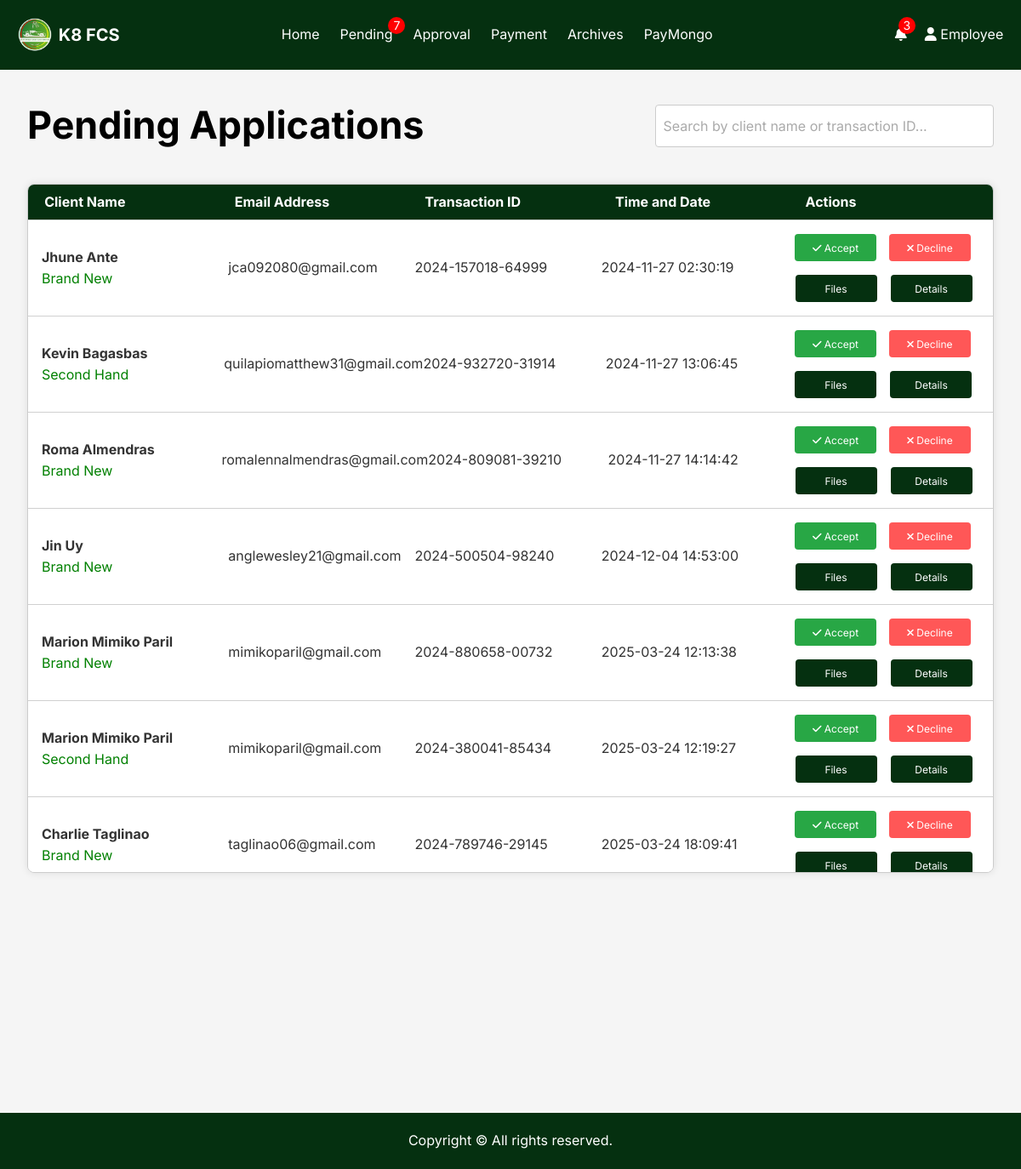
Page /employeeside/pendingAppointment.php (signed in) on the earlier database version.
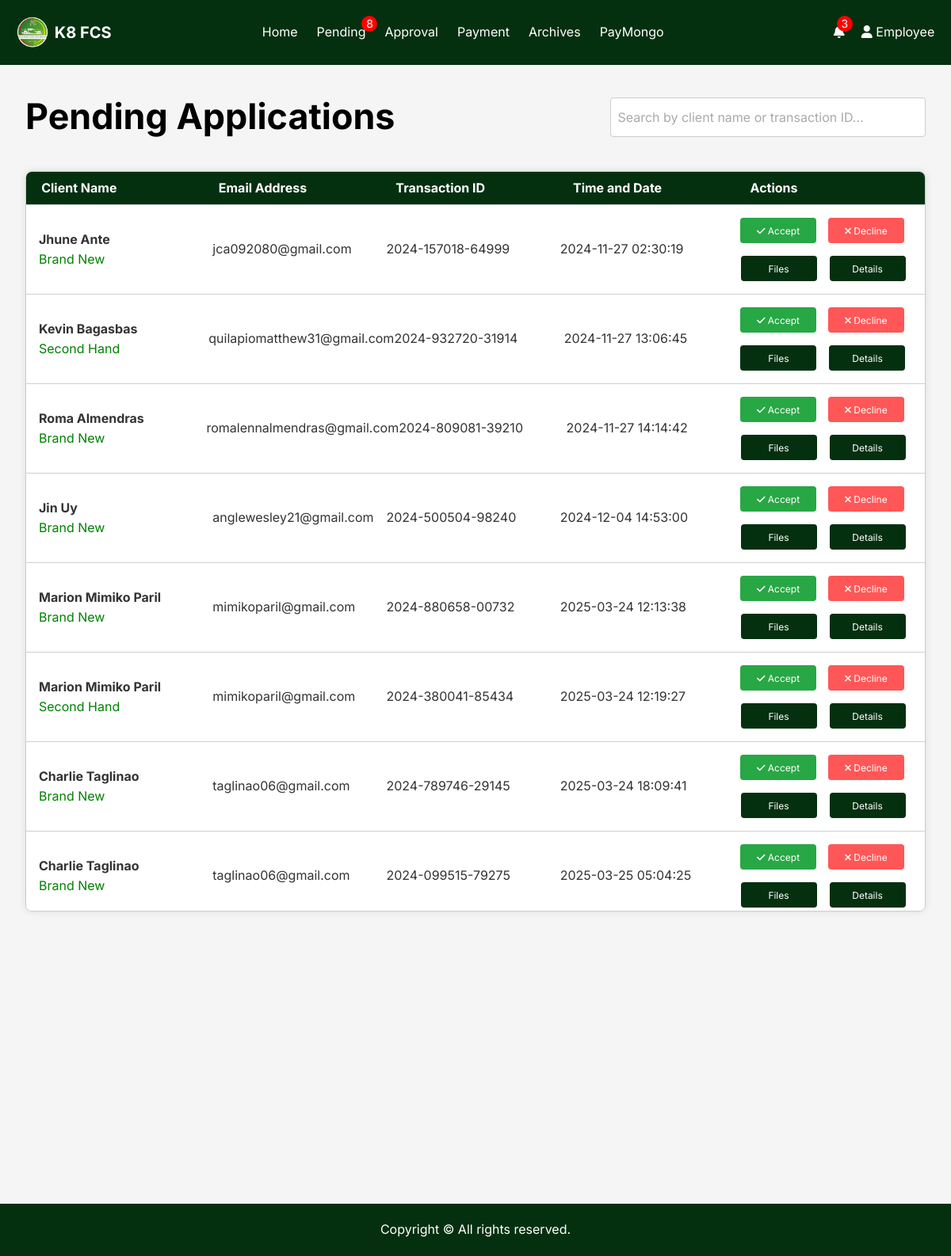
Same page on the later database version.
### tables this page shows
CREATE TABLE `appointments` (
  `id` int(11) NOT NULL,
  `clientname` varchar(255) DEFAULT NULL,
  `transaction_id` varchar(255) DEFAULT NULL,
  `email` varchar(255) DEFAULT NULL,
  `status` varchar(255) NOT NULL DEFAULT 'Processing',
  `decline_at` varchar(155) DEFAULT NULL,
  `recieve_at` timestamp NULL DEFAULT current_timestamp(),
  `approve_at` timestamp NULL DEFAULT NULL,
  `accepted_at` timestamp NULL DEFAULT NULL,
  `form_type` varchar(50) DEFAULT NULL,
  `payment_description` varchar(255) DEFAULT NULL,
  `amount` decimal(10,2) DEFAULT NULL,
  `archived` tinyint(1) DEFAULT 0,
  `paid` int(1) DEFAULT NULL,
  `bank_partner` varchar(255) DEFAULT NULL,
  `remarks` varchar(255) DEFAULT NULL,
  `appointment_date` date DEFAULT NULL,
  `appointment_time` time DEFAULT NULL,
  `term` varchar(50) DEFAULT NULL,
  `amount_finance` decimal(10,2) DEFAULT NULL,
  `maturity` date DEFAULT NULL,
  `check_release` date DEFAULT NULL,
  `mark_as_read` int(255) DEFAULT NULL
);

### employeeside/pendingAppointment.php (the view, shortened to what this page needs)
<?php
include '../settings/config.php';
?>
<!DOCTYPE html>
<html lang="en">
<head>
    <link rel="stylesheet" href="../assets/css/navbar.css">
    <link rel="stylesheet" href="../assets/css/employee.css">
    <link rel="stylesheet" href="https://cdnjs.cloudflare.com/ajax/libs/font-awesome/6.0.0-beta3/css/all.min.css">
</head>
<body>
    <?php include 'includes/navbar.php'; ?>
    <main class="main-content">
        <div class="appointments-container">
            <h1 class="appointments-title">Pending Applications</h1>
            <input type="text" id="search" placeholder="Search by client name or transaction ID...">
        </div>
        <div class="appointments-list-wrapper">
            <div class="appointments-header">
                <div id="client-name">Client Name</div>
                <div>Email Address</div>
                <div>Transaction ID</div>
                <div>Time and Date</div>
                <div class="actions-header">Actions</div>
            </div>
            <div class="appointments-list" id="pending-appointments-list">
                <?php
                $query = "SELECT * FROM appointments WHERE status='Processing'";
                $result = mysqli_query($conn, $query);
                if (mysqli_num_rows($result) > 0) {
                    while ($row = mysqli_fetch_assoc($result)) {
                        echo '<div class="appointment-item">';
                        echo '<div class="appointment-details">';
                        echo '<div class="client-name-form-type">';
                        echo '<div class="client-name"><div class="responsive-header">Client Name: </div>' . htmlspecialchars($row['clientname']) . '</div>';
                        $form_type_display = '';
                        switch ($row['form_type']) {
                            case 'brand-new':
                                $form_type_display = 'Brand New';
                                break;
                            case 'second-hand':
                                $form_type_display = 'Second Hand';
                                break;
                        }
                        echo '<div class="appointment-form-type" style="color: green;">' . $form_type_display . '</div>';
                        echo '</div>';
                        echo '<div class="client-email"><div class="responsive-header">Email: </div>' . htmlspecialchars($row['email']) . '</div>';
                        echo '<div class="appointment-id"><div class="responsive-header">Transaction ID: </div>' . htmlspecialchars($row['transaction_id']) . '</div>';
                        echo '<div class="appointment-date"><div class="responsive-header">Date and Time: </div>' . htmlspecialchars($row['recieve_at']) . '</div>';
                        echo '<div class="appointment-actions-container">';
                        echo '<form method="post" action="processes/send-email-accepting-declining-application.php" class="appointment-form">';
                        echo '<div class="button-container">';
                        echo '<button type="button" class="accept-button" onclick="confirmAction(this, \'accept\')"><i class="fas fa-check"></i> Accept</button>';
                        echo '<button type="button" class="decline-button" onclick="confirmAction(this, \'decline\')"><i class="fas fa-times"></i> Decline</button>';
                        echo '</div>';
                        echo '</form>';
                        echo '<div class="viewdetails-container">';
                        echo '<form action="view-client-files.php" method="get" class="file-button-container">';
                        echo '<button type="submit" class="client-files-button" id="pending-files-button">Files</button>';
                        echo '</form>';
                        echo '<a href="view-details.php?transaction_id=' . htmlspecialchars($row['transaction_id']) . '&form_type=' . htmlspecialchars($row['form_type']) . '" class="details-button" id="pending-details-button">Details</a>';
                        echo '</div>';
                        echo '</div>';
                        echo '</div>';
                        echo '</div>';
                    }
                } else {
                    echo '<div class="no-appointments-message">No Pending Appointments Available.</div>';
                    echo '<div class="no-appointments-icon"><i class="fas fa-clipboard"></i></div>';
                }
                ?>
            </div>
        </div>
    </main>
    <footer class="footer">
        <p style="text-align: center;">Copyright &copy; All rights reserved.</p>
    </footer>
</body>
</html>

### employeeside/includes/navbar.php (shortened to what this page needs)
<?php
include '../settings/config.php';
$query_pending = "SELECT COUNT(*) as pending_count FROM appointments WHERE status = 'Processing'";
$result_pending = $conn->query($query_pending);
$row_pending = $result_pending->fetch_assoc();
$pending_count = $row_pending['pending_count'];
$query_approval = "SELECT COUNT(*) as approval_count FROM appointments WHERE status = 'Accepted' AND archived = 0 AND (form_type = 'sangla-orcr' OR form_type = 'brand-new' OR form_type = 'second-hand')";
$result_approval = $conn->query($query_approval);
$row_approval = $result_approval->fetch_assoc();
$approval_count = $row_approval['approval_count'];
$query_payment = "SELECT COUNT(*) as payment_count FROM appointments WHERE status = 'Approved' AND archived = 0";
$result_payment = $conn->query($query_payment);
$row_payment = $result_payment->fetch_assoc();
$payment_count = $row_payment['payment_count'];
$query_unread_notifications = "SELECT COUNT(*) as unread_count FROM appointments WHERE status = 'Processing' AND mark_as_read IS NULL";
$result_unread_notifications = $conn->query($query_unread_notifications);
$row_unread_notifications = $result_unread_notifications->fetch_assoc();
$total_notifications = $row_unread_notifications['unread_count'];
?>
<nav class="navbar">
    <a href="homepage.php">
        <div class="logo-container">
            <img src="../assets/images/updated-logo.webp" alt="K8 FCS logo" class="logo">
            <span class="title">K8 FCS</span>
        </div>
    </a>
    <ul class="nav-links">
        <li class="nav-item"><a href="homepage" class="nav-link">Home</a></li>
        <li class="nav-item"><a href="pendingAppointment" class="nav-link">Pending
                <?php if ($pending_count > 0) { ?><span class="badge"><?php echo $pending_count; ?></span><?php } ?></a>
        </li>
        <li class="nav-item"><a href="acceptedAppointment" class="nav-link">Approval
                <?php if ($approval_count > 0) { ?><span
                        class="badge"><?php echo $approval_count; ?></span><?php } ?></a></li>
        <li class="nav-item"><a href="accept-payment" class="nav-link">Payment <?php if ($payment_count > 0) { ?><span
                        class="badge"><?php echo $payment_count; ?></span><?php } ?></a></li>
        <li class="nav-item"><a href="archives" class="nav-link">Archives</a></li>
        <li class="nav-item"><a href="https://dashboard.paymongo.com/payments" class="nav-link"
                target="_blank">PayMongo</a></li>
    </ul>
    <div class="auth-links">
        <div class="notification-bell">
            <i class="fas fa-bell bell-icon"></i>
            <?php if ($total_notifications > 0) { ?><span class="badge"><?php echo $total_notifications; ?></span><?php } ?>
        </div>
        <div class="dropdown">
            <a href="#" class="nav-link dropbtn" id="userDropdownBtn">
                <i class="fas fa-user"></i>
                <?php echo htmlspecialchars($_SESSION['first_name']); ?>
            </a>
        </div>
    </div>
</nav>

### assets/css/navbar.css (style rules this page uses)
* { margin: 0; padding: 0; font-family: 'Inter', Arial, Helvetica, sans-serif; box-sizing: border-box; }
html, body { height: 100%; margin: 0; padding: 0; font-family: Arial, sans-serif; box-sizing: border-box; line-height: 1.6; }
.navbar { position: fixed; background-color: #053010; color: #fff; padding: 1.3rem; display: flex; align-items: center; justify-content: space-between; margin-bottom: 0; z-index: 100; width: 100%; top: 0; font-family: 'Inter'; }
.logo-container { display: flex; align-items: center; text-decoration: none; }
.logo { height: 40px; width: 40px; margin-right: 0.5rem; }
.title { font-weight: bold; font-size: 1.25rem; text-decoration: none; color: #fff; }
a { text-decoration: none; }
.nav-links { display: flex; list-style: none; margin: 0; padding: 0; z-index: 99; }
.nav-item { margin-right: 1.5rem !important; position: relative; }
.nav-link { color: #fff; text-decoration: none; transition: color 0.3s; }
.dropdown { position: relative; display: inline-block; }
.dropdown { cursor: pointer; }
.auth-links { display: flex; gap: 1rem; }
main { margin: 0; padding: 0; padding-top: 80px; }
.decline-button { margin-right: 10px; margin-left: 15px; }
body { font-family: Arial, sans-serif; margin: 0; padding: 0; }

### employeeside/includes/navbar.php (style rules this page uses)
.badge { background-color: red; color: white; border-radius: 50%; padding: 3px 6px; font-size: 14px; position: absolute; top: -8px; right: -15px; width: 20px; height: 20px; display: flex; align-items: center; justify-content: center; }
.auth-links { display: flex; align-items: center; }
.notification-bell { position: relative; margin-right: 5px; cursor: pointer; }
.notification-bell .bell-icon { font-size: 16px; color: #fff; }
.notification-bell .badge { background-color: red; color: white; border-radius: 50%; padding: 3px 6px; font-size: 14px; position: absolute; top: -8px; right: -10px; width: 20px; height: 20px; display: flex; align-items: center; justify-content: center; }

Differences in the rows shown:
added appointments: clientname "Charlie Taglinao", form_type "Brand New", email "taglinao06@gmail.com", transaction "2024-099515-79275", recieve_at "2025-03-25 05:04:25"
Other differences:
$pending_count: "7" → "8"
